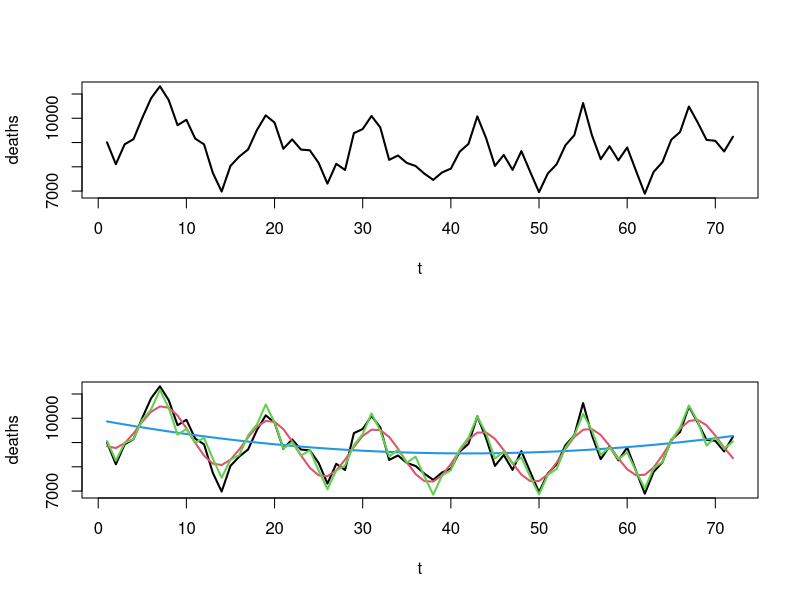
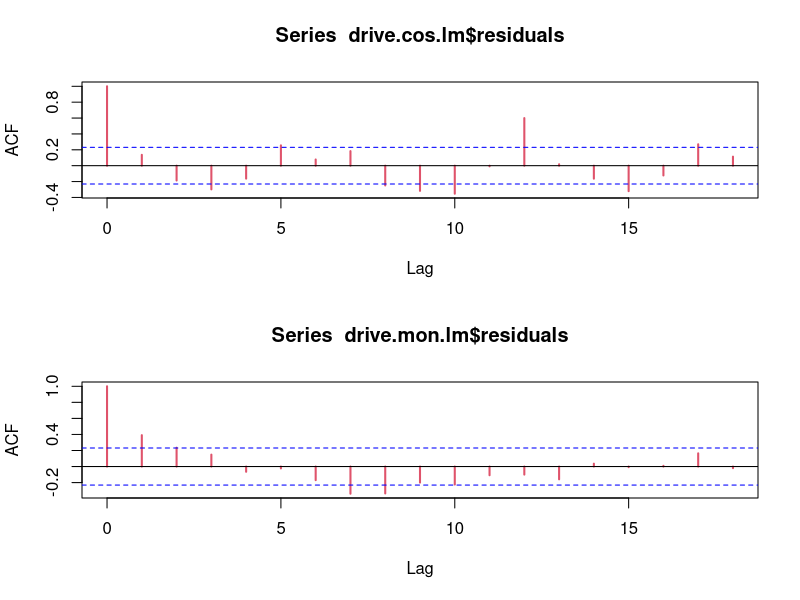
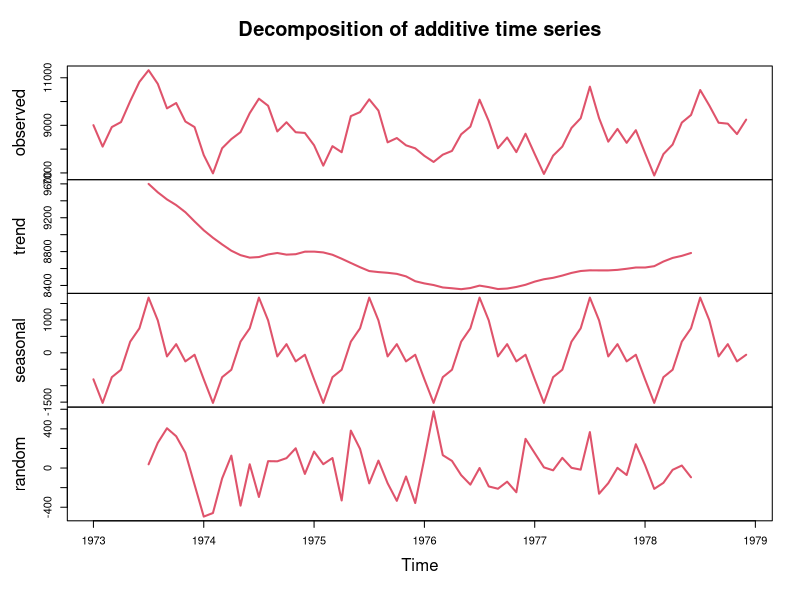
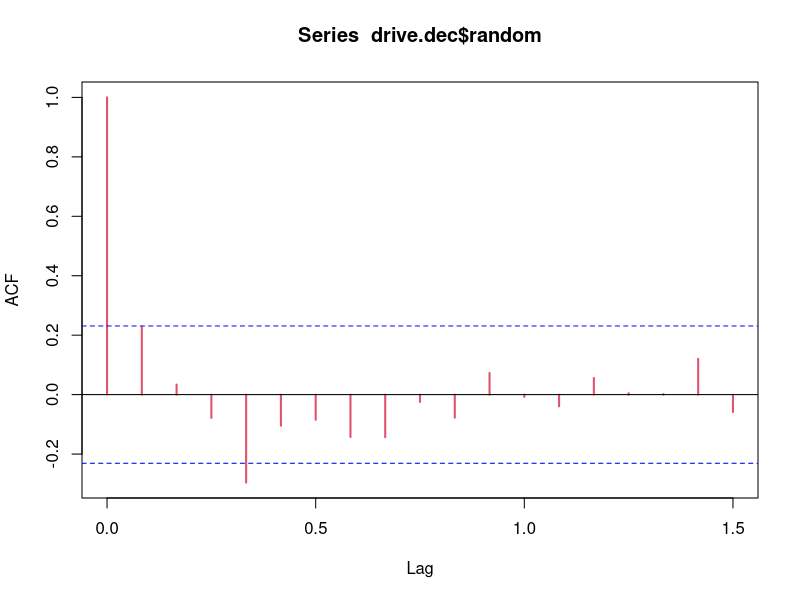
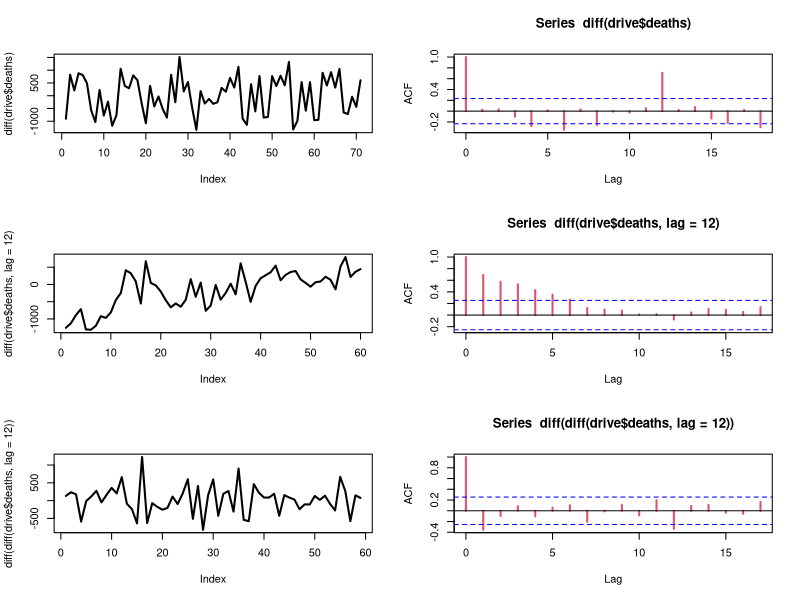
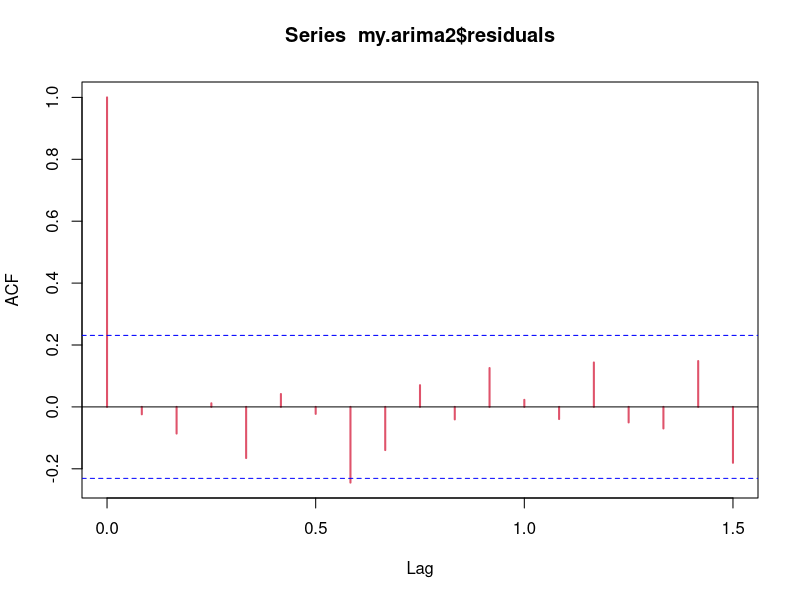
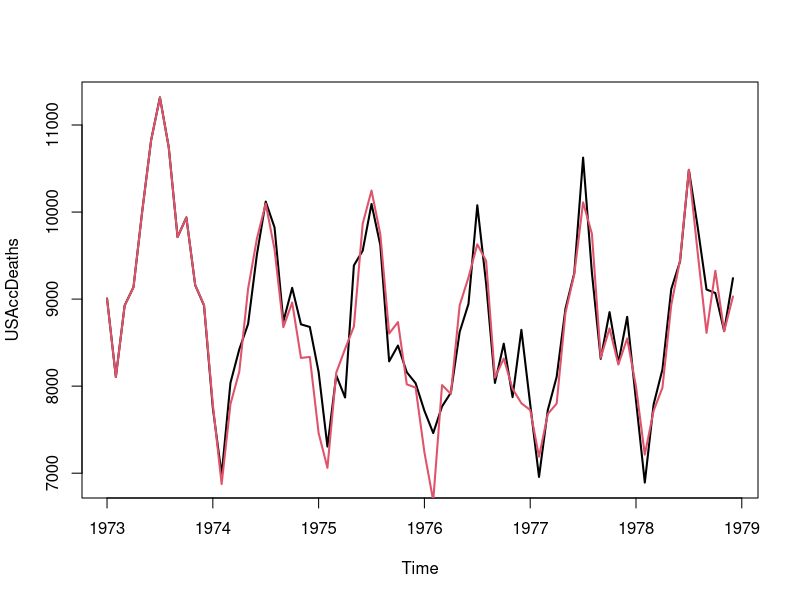

Recreate these plots in R, in order.
help("USAccDeaths")
head(USAccDeaths)
str(USAccDeaths)
month<-rep(c("Jan","Feb","Mar","Apr","May","Jun","Jul","Aug","Sep","Oct","Nov","Dec"),6)
t<-seq(1,72,1)
drive<-data.frame(deaths=c(USAccDeaths),month=month,t=t)
head(drive)

par(mfrow=c(2,1))
plot(deaths~t,data=drive,type="l",lwd=2)
drive.lm<-lm(deaths~t+I(t^2),data=drive)
summary(drive.lm)
plot(deaths~t,data=drive,type="l",lwd=2)
curve(9934-66.04*x+0.7892*x^2,col=12,lwd=2,add=T)
drive$Xcos<-cos(2*pi*drive$t/12)
drive$Xsin<-sin(2*pi*drive$t/12)
head(drive)
drive.cos.lm<-lm(deaths~t+I(t^2)+Xcos+Xsin,data=drive)
points(drive$t,drive.cos.lm$fitted.values,type="l",col=10,lwd=2)
drive.mon.lm<-lm(deaths~t+I(t^2)+month,data=drive)
points(drive$t,drive.mon.lm$fitted.values,type="l",col=11,lwd=2)
summary(drive.cos.lm)
summary(drive.mon.lm)

acf(drive.cos.lm$residuals,lwd=2,col=10)
acf(drive.mon.lm$residuals,lwd=2,col=10)

drive.dec<-decompose(USAccDeaths,type="additive")
plot(drive.dec,lwd=2,col=10)
par(mfrow=c(1,1))
acf(drive.dec$random,col=10,lwd=2,na.action=na.pass)

par(mfrow=c(3,2))
plot(diff(drive$deaths),lwd=2,type="l")
acf(diff(drive$deaths),col=10,lwd=2)
plot(diff(drive$deaths,lag=12),type="l",lwd=2)
acf(diff(drive$deaths,lag=12),col=10,lwd=2)
plot(diff(diff(drive$deaths,lag=12)),type="l",lwd=2)
acf(diff(diff(drive$deaths,lag=12)),col=10,lwd=2)


my.arima1<-arima(USAccDeaths,order=c(1,1,0),seasonal=list(order=c(1,1,0)))
my.arima1
my.arima2<-arima(USAccDeaths,order=c(0,1,1),seasonal=list(order=c(0,1,1)))
my.arima2
my.arima3<-arima(USAccDeaths,order=c(1,1,1),seasonal=list(order=c(1,1,1)))
my.arima3

AIC(my.arima1,my.arima2,my.arima3)
BIC(my.arima1,my.arima2,my.arima3)

predict(my.arima1,3)$pred
predict(my.arima2,3)$pred
predict(my.arima3,3)$pred
par(mfrow=c(1,1))
acf(my.arima2$residuals,lwd=2,col=10)
par(mfrow=c(1,1))
plot(USAccDeaths,type="l",lwd=2)
install.packages("forecast")
library(forecast)

points(fitted(my.arima2),type="l",lwd=2,col=10)
